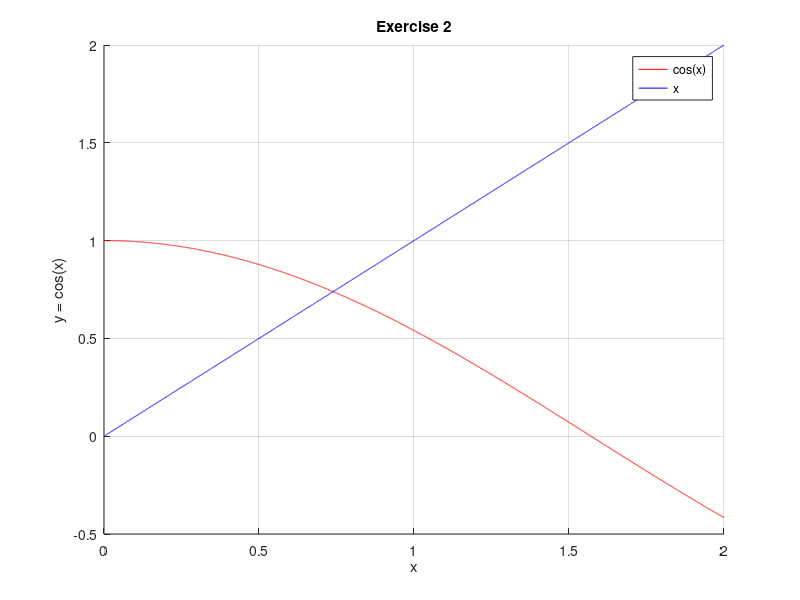

Reproduce this figure in MATLAB.
function exercise_2()
    x = 0:0.0001:2;
    y = cos(x);
    hold
    plot(x, y, '-r');
    y = x;
    plot(x, y,'-b');
    grid
    title('Exercise 2')
    xlabel('x')
    ylabel('y = cos(x)')
    legend('cos(x)', 'x');
end